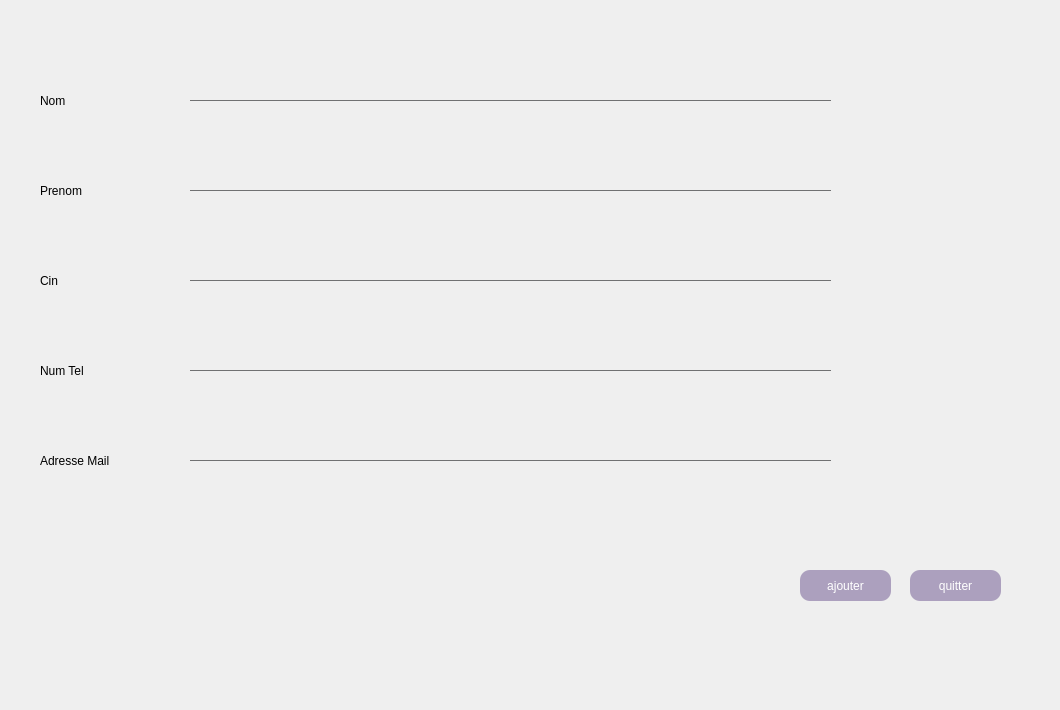
    <widget class="QWidget" name="tab_11">
     <attribute name="title">
      <string>Ajouter</string>
     </attribute>
     <widget class="QLineEdit" name="ajouter_adresseMail_4">
      <property name="geometry">
       <rect>
        <x>190</x>
        <y>440</y>
        <width>641</width>
        <height>21</height>
       </rect>
      </property>
      <property name="styleSheet">
       <string notr="true">border:none;
border-bottom:1px solid #707172;
background: transparent;</string>
      </property>
     </widget>
     <widget class="QLineEdit" name="ajouter_num_4">
      <property name="geometry">
       <rect>
        <x>190</x>
        <y>350</y>
        <width>641</width>
        <height>21</height>
       </rect>
      </property>
      <property name="styleSheet">
       <string notr="true">border:none;
border-bottom:1px solid #707172;
background: transparent;</string>
      </property>
     </widget>
     <widget class="QLineEdit" name="ajouter_cin_4">
      <property name="geometry">
       <rect>
        <x>190</x>
        <y>260</y>
        <width>641</width>
        <height>21</height>
       </rect>
      </property>
      <property name="styleSheet">
       <string notr="true">border:none;
border-bottom:1px solid #707172;
background: transparent;</string>
      </property>
     </widget>
     <widget class="QLineEdit" name="ajouter_prenom_4">
      <property name="geometry">
       <rect>
        <x>190</x>
        <y>170</y>
        <width>641</width>
        <height>21</height>
       </rect>
      </property>
      <property name="styleSheet">
       <string notr="true">border:none;
border-bottom:1px solid #707172;
background: transparent;</string>
      </property>
     </widget>
     <widget class="QLabel" name="label_43">
      <property name="geometry">
       <rect>
        <x>40</x>
        <y>90</y>
        <width>131</width>
        <height>21</height>
       </rect>
      </property>
      <property name="styleSheet">
       <string notr="true">font: 9pt 'Century Gothic';</string>
      </property>
      <property name="text">
       <string>Nom</string>
      </property>
     </widget>
     <widget class="QLabel" name="label_56">
      <property name="geometry">
       <rect>
        <x>40</x>
        <y>180</y>
        <width>131</width>
        <height>21</height>
       </rect>
      </property>
      <property name="styleSheet">
       <string notr="true">font: 9pt 'Century Gothic';</string>
      </property>
      <property name="text">
       <string>Prenom</string>
      </property>
     </widget>
     <widget class="QLabel" name="label_66">
      <property name="geometry">
       <rect>
        <x>40</x>
        <y>270</y>
        <width>131</width>
        <height>21</height>
       </rect>
      </property>
      <property name="styleSheet">
       <string notr="true">font: 9pt 'Century Gothic';</string>
      </property>
      <property name="text">
       <string>Cin</string>
      </property>
     </widget>
     <widget class="QLabel" name="label_67">
      <property name="geometry">
       <rect>
        <x>40</x>
        <y>360</y>
        <width>131</width>
        <height>21</height>
       </rect>
      </property>
      <property name="styleSheet">
       <string notr="true">font: 9pt 'Century Gothic';</string>
      </property>
      <property name="text">
       <string>Num Tel</string>
      </property>
     </widget>
     <widget class="QLabel" name="label_68">
      <property name="geometry">
       <rect>
        <x>40</x>
        <y>450</y>
        <width>131</width>
        <height>21</height>
       </rect>
      </property>
      <property name="styleSheet">
       <string notr="true">font: 9pt 'Century Gothic';</string>
      </property>
      <property name="text">
       <string>Adresse Mail</string>
      </property>
     </widget>
     <widget class="QPushButton" name="ajouterClient_4">
      <property name="geometry">
       <rect>
        <x>800</x>
        <y>570</y>
        <width>91</width>
        <height>31</height>
       </rect>
      </property>
      <property name="styleSheet">
       <string notr="true">#ajouterClient_4{

border-radius:10px;


background-color: rgb(172, 160, 190);
color:white;
font: 9pt 'Century Gothic';
}
</string>
      </property>
      <property name="text">
       <string>ajouter</string>
      </property>
     </widget>
     <widget class="QPushButton" name="quitter_4">
      <property name="geometry">
       <rect>
        <x>910</x>
        <y>570</y>
        <width>91</width>
        <height>31</height>
       </rect>
      </property>
      <property name="styleSheet">
       <string notr="true">#quitter_4{

border-radius:10px;


background-color: rgb(172, 160, 190);
color:white;
font: 9pt 'Century Gothic';
}
</string>
      </property>
      <property name="text">
       <string>quitter</string>
      </property>
     </widget>
     <widget class="QLineEdit" name="ajouter_nom_4">
      <property name="geometry">
       <rect>
        <x>190</x>
        <y>80</y>
        <width>641</width>
        <height>21</height>
       </rect>
      </property>
      <property name="styleSheet">
       <string notr="true">border:none;
border-bottom:1px solid #707172;
background: transparent;</string>
      </property>
     </widget>
     <widget class="QLabel" name="label_69">
      <property name="geometry">
       <rect>
        <x>0</x>
        <y>-47</y>
        <width>1051</width>
        <height>701</height>
       </rect>
      </property>
      <property name="text">
       <string/>
      </property>
      <property name="pixmap">
       <pixmap>../../Downloads/313016857_432417635712053_2236246700242901859_n.png</pixmap>
      </property>
     </widget>
     <zorder>label_69</zorder>
     <zorder>label_43</zorder>
     <zorder>label_56</zorder>
     <zorder>label_66</zorder>
     <zorder>label_67</zorder>
     <zorder>label_68</zorder>
     <zorder>ajouter_adresseMail_4</zorder>
     <zorder>ajouter_num_4</zorder>
     <zorder>ajouter_cin_4</zorder>
     <zorder>ajouter_prenom_4</zorder>
     <zorder>ajouterClient_4</zorder>
     <zorder>quitter_4</zorder>
     <zorder>ajouter_nom_4</zorder>
    </widget>
